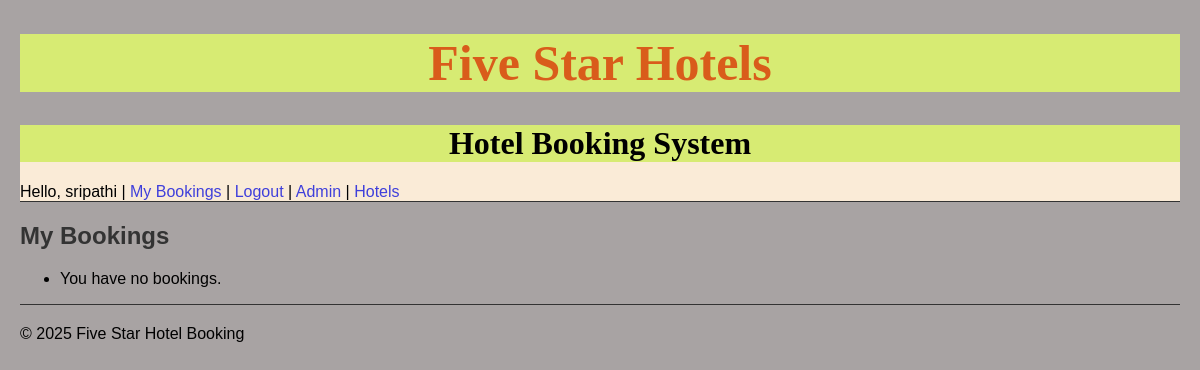
The app's page /reservations/my-bookings/ (signed in), older data.
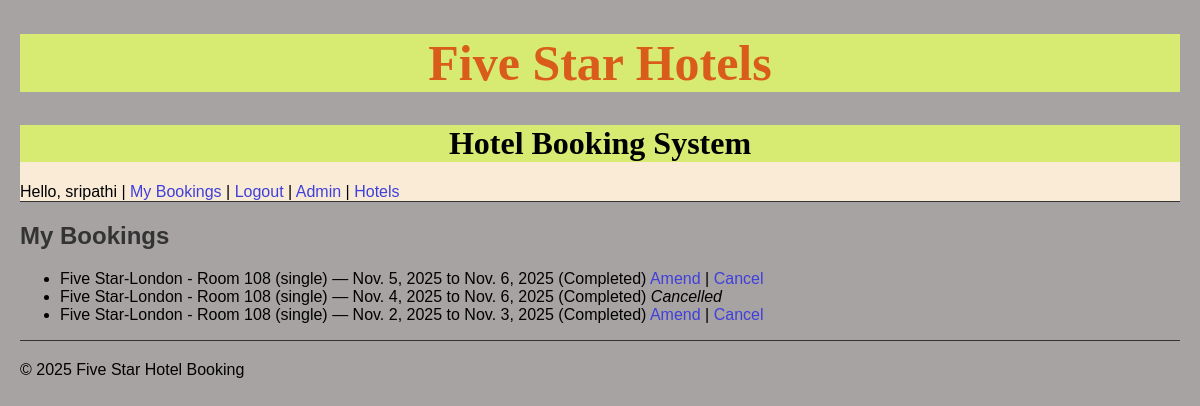
The same page, newer data.
### booking/models.py (models this page shows, shortened)
class Booking(models.Model):
    user = models.ForeignKey(settings.AUTH_USER_MODEL, on_delete=models.CASCADE)
    room = models.ForeignKey(Room, on_delete=models.CASCADE)
    check_in = models.DateField()
    check_out = models.DateField()
    created_at = models.DateTimeField(auto_now_add=True)
    updated_at = models.DateTimeField(auto_now=True)
    is_active = models.BooleanField(default=True)
    amount = models.DecimalField(max_digits=8, decimal_places=2, default=0.00)
    payment_status = models.CharField(max_length=20, default='Pending')
    payment_id = models.CharField(max_length=100, blank=True, null=True)
    notes = models.TextField(blank=True, null=True)

class Room(models.Model):
    ROOM_TYPES = [
        ('single', 'Single'),
        ('double', 'Double'),
        ('suite', 'Suite'),
        ('family', 'Family'),
    ]
    hotel = models.ForeignKey(Hotel, on_delete=models.CASCADE, related_name='rooms')
    room_number = models.CharField(max_length=10)
    room_type = models.CharField(max_length=10, choices=ROOM_TYPES)
    price_per_night = models.DecimalField(max_digits=6, decimal_places=2)
    is_available = models.BooleanField(default=True)
    def __str__(self):
        return f"{self.hotel.name} - Room {self.room_number} ({self.room_type})"

class Hotel(models.Model):
    name = models.CharField(max_length=100)
    location = models.CharField(max_length=100)
    description = models.TextField()

### reservations/views.py (the view)
# urls.py: path('my-bookings/', views.my_bookings, name='my_bookings'),
@login_required
def my_bookings(request):
    bookings = Booking.objects.filter(user=request.user).select_related('room').order_by('-check_in')
    return render(request, 'reservations/my_bookings.html', {'bookings': bookings})

### reservations/templates/reservations/my_bookings.html
{% extends 'base.html' %}
{% block content %}
<h2>My Bookings</h2>
<ul>
  {% for booking in bookings %}
    <li>
      {{ booking.room }} — {{ booking.check_in }} to {{ booking.check_out }}
      ({{ booking.payment_status }})
      {% if booking.is_active %}
        <a href="{% url 'amend_booking' booking.id %}">Amend</a> |
        <a href="{% url 'cancel_booking' booking.id %}">Cancel</a>
      {% else %}
        <em>Cancelled</em>
      {% endif %}
    </li>
  {% empty %}
    <li>You have no bookings.</li>
  {% endfor %}
</ul>
{% endblock %}

### templates/base.html (shortened to what this page needs)
{% load static %}
<!DOCTYPE html>
<html>
<head><title>Five Star Hotels</title>
<link rel="stylesheet" href="{% static 'css/style.css' %}?v={{ STATIC_VERSION }}">
</head>
<body>
  <h1 id="heading">Five Star Hotels</h1>
  <div id="logArea">
  <h1 id="subHeading">Hotel Booking System</h1>
  {% if user.is_authenticated %}
    Hello, {{ user.username }} | <a href="{% url 'my_bookings' %}">My Bookings</a> |
     <a href="{% url 'logout' %}">Logout</a> | <a href="{% url 'admin:index' %}">Admin</a> | <a href="{% url 'hotel_list' %}">Hotels</a>
  {% else %}
    <a href="{% url 'login' %}">Login</a> | <a href="{% url 'register' %}">Register</a>
  {% endif %}
  </div>
  <hr>
  <main>
    {% block content %}
    {% endblock %}
  </main>
  <footer>
    <hr>
    <p>&copy; 2025 Five Star Hotel Booking</p>
  </footer>
</body>
</html>

### static/css/style.css (style rules this page uses)
body { font-family: Arial, sans-serif; margin: 20px; background-color: hwb(0 64% 34%); }
h1, h2 { color: #333; }
#heading { text-align: center; font-size: 50px; color:#d95c1b; font-family:imogi; background-color: rgb(215, 235, 115); }
#subHeading { text-align: center; color:black; font-family:imogi; background-color: rgb(215, 235, 115); }
#logArea { text-align: left; margin-bottom: 0; background-color: antiquewhite; }
hr { border: 0; height: 1px; background: #333; margin-top: 0; margin-bottom: 20px; }
a { text-decoration: none; color:#3f3fdb; }

Row changes from the older to the newer data that the page shows:
added Booking: room "Five Star-London - Room 108 (single)", check_in "Nov. 5, 2025", check_out "Nov. 6, 2025", payment_status "Completed", is_active "Amend"
added Booking: room "Five Star-London - Room 108 (single)", check_in "Nov. 4, 2025", check_out "Nov. 6, 2025", payment_status "Completed", is_active "Cancelled"
added Booking: room "Five Star-London - Room 108 (single)", check_in "Nov. 2, 2025", check_out "Nov. 3, 2025", payment_status "Completed", is_active "Amend"
Text that changed along with them:
text no longer shown: "You have no bookings."
